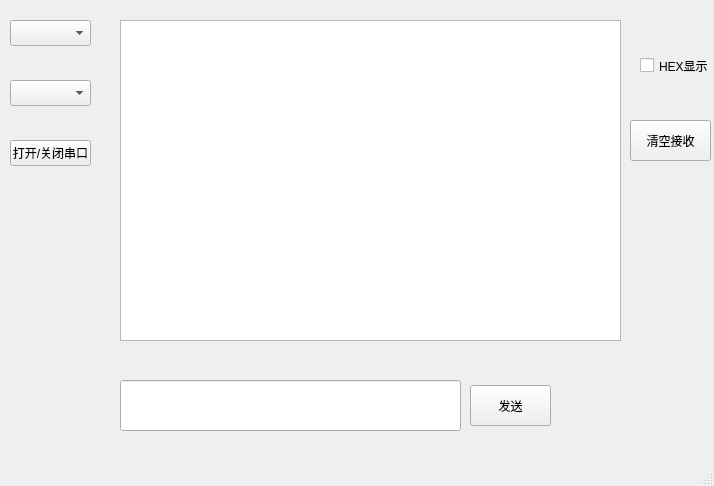
<?xml version="1.0" encoding="UTF-8"?>
<ui version="4.0">
 <class>MainWindow</class>
 <widget class="QMainWindow" name="MainWindow">
  <property name="geometry">
   <rect>
    <x>0</x>
    <y>0</y>
    <width>714</width>
    <height>486</height>
   </rect>
  </property>
  <property name="windowTitle">
   <string>MainWindow</string>
  </property>
  <widget class="QWidget" name="centralwidget">
   <widget class="QComboBox" name="comboPort">
    <property name="geometry">
     <rect>
      <x>10</x>
      <y>20</y>
      <width>81</width>
      <height>26</height>
     </rect>
    </property>
   </widget>
   <widget class="QPushButton" name="btnOpen">
    <property name="geometry">
     <rect>
      <x>10</x>
      <y>140</y>
      <width>81</width>
      <height>26</height>
     </rect>
    </property>
    <property name="text">
     <string>打开/关闭串口</string>
    </property>
   </widget>
   <widget class="QPushButton" name="btnSend">
    <property name="geometry">
     <rect>
      <x>470</x>
      <y>385</y>
      <width>81</width>
      <height>41</height>
     </rect>
    </property>
    <property name="text">
     <string>发送</string>
    </property>
   </widget>
   <widget class="QComboBox" name="comboBaud">
    <property name="geometry">
     <rect>
      <x>10</x>
      <y>80</y>
      <width>81</width>
      <height>26</height>
     </rect>
    </property>
   </widget>
   <widget class="QLineEdit" name="editSend">
    <property name="geometry">
     <rect>
      <x>120</x>
      <y>380</y>
      <width>341</width>
      <height>51</height>
     </rect>
    </property>
   </widget>
   <widget class="QPlainTextEdit" name="recvEdit">
    <property name="geometry">
     <rect>
      <x>120</x>
      <y>20</y>
      <width>501</width>
      <height>321</height>
     </rect>
    </property>
   </widget>
   <widget class="QPushButton" name="btnClear">
    <property name="geometry">
     <rect>
      <x>630</x>
      <y>120</y>
      <width>81</width>
      <height>41</height>
     </rect>
    </property>
    <property name="text">
     <string>清空接收</string>
    </property>
   </widget>
   <widget class="QCheckBox" name="checkHex">
    <property name="geometry">
     <rect>
      <x>640</x>
      <y>50</y>
      <width>71</width>
      <height>31</height>
     </rect>
    </property>
    <property name="text">
     <string>HEX显示</string>
    </property>
   </widget>
  </widget>
  <widget class="QMenuBar" name="menubar">
   <property name="geometry">
    <rect>
     <x>0</x>
     <y>0</y>
     <width>714</width>
     <height>23</height>
    </rect>
   </property>
  </widget>
  <widget class="QStatusBar" name="statusbar"/>
 </widget>
 <resources/>
 <connections/>
</ui>
